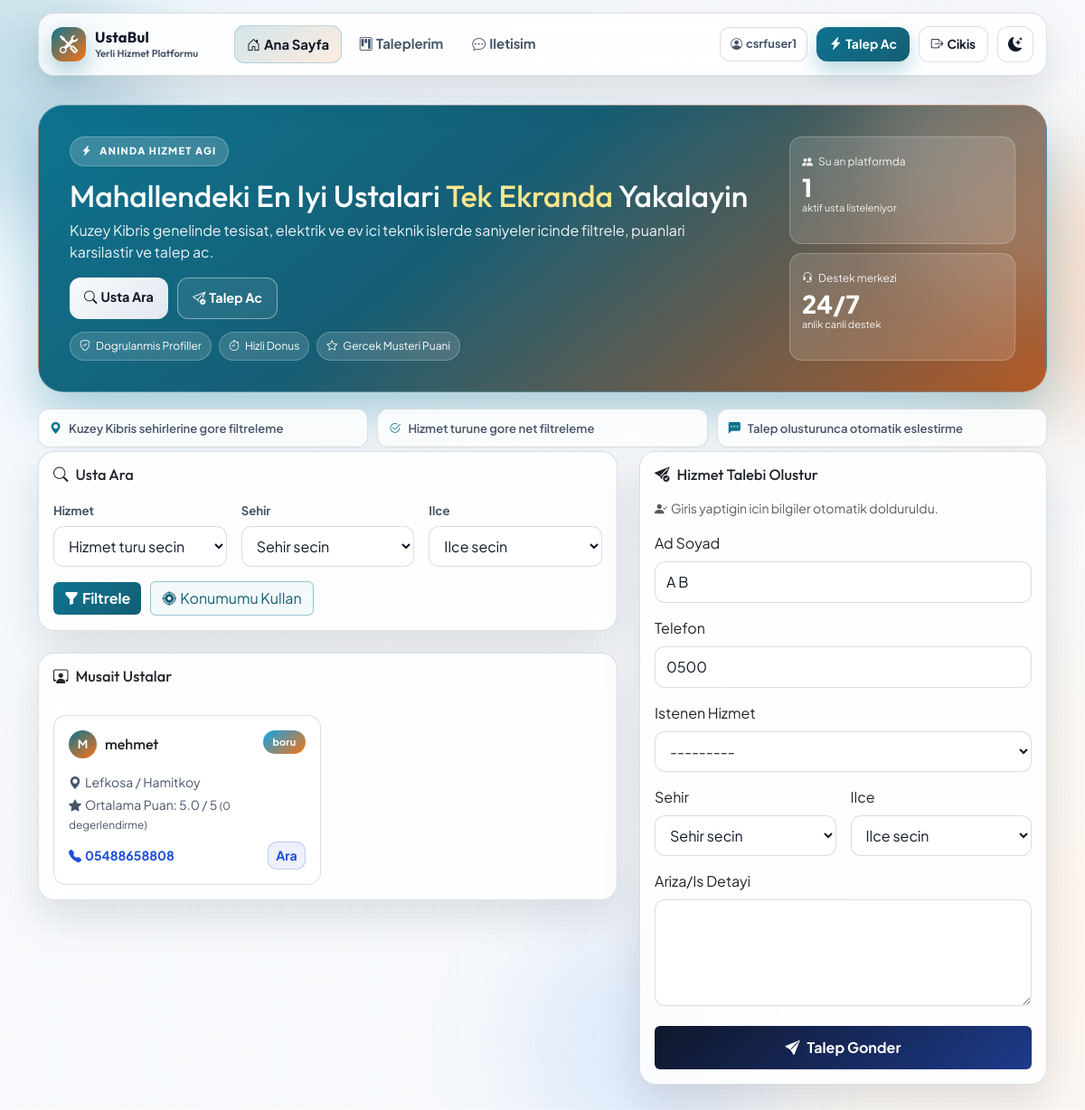
Screenshot of / (signed in) with the database file from the repository.
### Myapp/models.py (models this page shows, shortened)
class Provider(models.Model):
    full_name = models.CharField(max_length=120)
    service_type = models.ForeignKey(ServiceType, on_delete=models.CASCADE, related_name="providers")
    city = models.CharField(max_length=80)
    district = models.CharField(max_length=80)
    phone = models.CharField(max_length=20)
    latitude = models.DecimalField(max_digits=9, decimal_places=6, null=True, blank=True)
    longitude = models.DecimalField(max_digits=9, decimal_places=6, null=True, blank=True)
    rating = models.DecimalField(max_digits=2, decimal_places=1, default=5.0)
    is_available = models.BooleanField(default=True)
    description = models.TextField(blank=True)
    created_at = models.DateTimeField(auto_now_add=True)
    class Meta:
        ordering = ["-is_available", "-rating", "full_name"]

class ServiceType(models.Model):
    name = models.CharField(max_length=80, unique=True)
    slug = models.SlugField(unique=True)
    class Meta:
        ordering = ["name"]
    def __str__(self):
        return self.name

### Myapp/views.py (the view)
# urls.py: path('', views.index, name='index'),
def index(request):
    search_form = ServiceSearchForm(request.GET or None)
    providers_qs = (
        Provider.objects.filter(is_available=True)
        .select_related("service_type")
        .annotate(ratings_count=Count("ratings"))
    )
    location_used = False
    if search_form.is_valid():
        service_type = search_form.cleaned_data.get("service_type")
        city = (search_form.cleaned_data.get("city") or "").strip()
        district = (search_form.cleaned_data.get("district") or "").strip()
        user_latitude = search_form.cleaned_data.get("latitude")
        user_longitude = search_form.cleaned_data.get("longitude")
        if service_type:
            providers_qs = providers_qs.filter(service_type=service_type)
        if city:
            providers_qs = providers_qs.filter(city__icontains=city)
        if district:
            providers_qs = providers_qs.filter(district__icontains=district)
        providers = list(providers_qs[:100])
        if user_latitude is not None and user_longitude is not None:
            location_used = True
            for provider in providers:
                if provider.latitude is not None and provider.longitude is not None:
                    provider.distance_km = round(
                        haversine_km(
                            float(user_latitude),
                            float(user_longitude),
                            float(provider.latitude),
                            float(provider.longitude),
                        ),
                        1,
                    )
                else:
                    provider.distance_km = None
            providers.sort(
                key=lambda p: (
                    p.distance_km is None,
                    p.distance_km if p.distance_km is not None else 10**9,
                    -float(p.rating),
                )
            )
        else:
            for provider in providers:
                provider.distance_km = None
    else:
        providers = list(providers_qs[:12])
        for provider in providers:
            provider.distance_km = None
    request_form = ServiceRequestForm(initial=build_request_form_initial(request))
    context = {
        "search_form": search_form,
        "request_form": request_form,
        "providers": providers[:12],
        "location_used": location_used,
        "city_district_map_json": get_city_district_map_json(),
    }
    return render(request, "Myapp/index.html", context)

### Myapp/forms.py
class ServiceSearchForm(forms.Form):
    service_type = forms.ModelChoiceField(
        queryset=ServiceType.objects.all(),
        empty_label="Hizmet turu secin",
        required=False,
        label="Hizmet",
    )
    city = forms.ChoiceField(choices=[("", "Sehir secin")] + NC_CITY_CHOICES, required=False, label="Sehir")
    district = forms.ChoiceField(choices=[("", "Ilce secin")] + NC_DISTRICT_CHOICES, required=False, label="Ilce")
    latitude = forms.FloatField(required=False, widget=forms.HiddenInput())
    longitude = forms.FloatField(required=False, widget=forms.HiddenInput())

class ServiceRequestForm(forms.ModelForm):
    city = forms.ChoiceField(choices=[("", "Sehir secin")] + NC_CITY_CHOICES, label="Sehir")
    district = forms.ChoiceField(choices=[("", "Ilce secin")] + NC_DISTRICT_CHOICES, label="Ilce")
    class Meta:
        model = ServiceRequest
        fields = ["customer_name", "customer_phone", "service_type", "city", "district", "details"]
        labels = {
            "customer_name": "Ad Soyad",
            "customer_phone": "Telefon",
            "service_type": "Istenen Hizmet",
            "city": "Sehir",
            "district": "Ilce",
            "details": "Ariza/Is Detayi",
        }
        widgets = {
            "details": forms.Textarea(attrs={"rows": 4}),
        }

### Myapp/views.py (called while the page is built)
def build_request_form_initial(request):
    if not request.user.is_authenticated:
        return {}
    profile = getattr(request.user, "customer_profile", None)
    return {
        "customer_name": request.user.get_full_name() or request.user.username,
        "customer_phone": profile.phone if profile else "",
        "city": profile.city if profile else "",
        "district": profile.district if profile else "",
    }

def get_city_district_map_json():
    return json.dumps(NC_CITY_DISTRICT_MAP)

### Myapp/templates/Myapp/index.html (shortened to what this page needs)
{% extends "base.html" %}
{% block content %}
<section class="hero-spotlight reveal-up">
  <div class="hero-layout">
    <div class="hero-copy">
      <span class="hero-badge"><i class="bi bi-lightning-charge-fill"></i>ANINDA HIZMET AGI</span>
      <h1>Mahallendeki En Iyi Ustalari <span>Tek Ekranda</span> Yakalayin</h1>
      <p>Kuzey Kibris genelinde tesisat, elektrik ve ev ici teknik islerde saniyeler icinde filtrele, puanlari karsilastir ve talep ac.</p>
      <div class="hero-actions">
        <a class="btn hero-btn hero-btn-solid" href="#search-panel"><i class="bi bi-search me-1"></i>Usta Ara</a>
        <a class="btn hero-btn hero-btn-outline" href="#talep-form"><i class="bi bi-send-check me-1"></i>Talep Ac</a>
      </div>
      <div class="trust-ribbon">
        <span><i class="bi bi-shield-check"></i>Dogrulanmis Profiller</span>
        <span><i class="bi bi-stopwatch"></i>Hizli Donus</span>
        <span><i class="bi bi-star"></i>Gercek Musteri Puani</span>
      </div>
    </div>
    <aside class="hero-metrics">
      <div class="metric-card">
        <p class="metric-top"><i class="bi bi-people-fill"></i>Su an platformda</p>
        <p class="metric-value">{{ providers|length }}</p>
        <p class="metric-note">aktif usta listeleniyor</p>
      </div>
      <div class="metric-card">
        <p class="metric-top"><i class="bi bi-headset"></i>Destek merkezi</p>
        <p class="metric-value">24/7</p>
        <p class="metric-note">anlik canli destek</p>
      </div>
    </aside>
  </div>
</section>
<section class="status-strip reveal-up delay-1">
  <div class="status-item"><i class="bi bi-geo-alt-fill"></i>Kuzey Kibris sehirlerine gore filtreleme</div>
  <div class="status-item"><i class="bi bi-check2-circle"></i>Hizmet turune gore net filtreleme</div>
  <div class="status-item"><i class="bi bi-chat-left-dots-fill"></i>Talep olusturunca otomatik eslestirme</div>
</section>
<section class="row g-4 align-items-start">
  <div class="col-xl-7">
    <div class="card panel-card shadow-sm reveal-up delay-1" id="search-panel">
      <div class="card-body">
        <h2 class="h5 mb-3 section-title"><i class="bi bi-search me-2"></i>Usta Ara</h2>
        <form method="get" class="row g-3 search-form" id="search-form">
          <div class="col-lg-4">
            <label class="form-label">{{ search_form.service_type.label }}</label>
            {{ search_form.service_type }}
          </div>
          <div class="col-lg-4">
            <label class="form-label">{{ search_form.city.label }}</label>
            {{ search_form.city }}
          </div>
          <div class="col-lg-4">
            <label class="form-label">{{ search_form.district.label }}</label>
            {{ search_form.district }}
          </div>
          <div class="col-12 form-toolbar">
            <button type="submit" class="btn btn-primary btn-main"><i class="bi bi-funnel-fill me-1"></i>Filtrele</button>
            <button type="button" class="btn btn-outline-success btn-location" id="use-location-btn"><i class="bi bi-crosshair2 me-1"></i>Konumumu Kullan</button>
          </div>
        </form>
      </div>
    </div>
    <div class="card panel-card shadow-sm mt-4 reveal-up delay-2">
      <div class="card-body">
        <div class="d-flex align-items-center justify-content-between flex-wrap gap-2 mb-3">
          <h2 class="h5 mb-0 section-title"><i class="bi bi-person-workspace me-2"></i>Musait Ustalar</h2>
        </div>
        {% if providers %}
          <div class="row g-3 provider-grid">
            {% for provider in providers %}
              <div class="col-md-6 col-xl-6">
                <article class="provider-card p-3 h-100">
                  <div class="d-flex align-items-start justify-content-between mb-3">
                    <div class="provider-head">
                      <span class="avatar-dot">{{ provider.full_name|slice:":1"|upper }}</span>
                      <h3 class="h6 mb-0">{{ provider.full_name }}</h3>
                    </div>
                    <span class="pill">{{ provider.service_type.name }}</span>
                  </div>
                  <p class="small mb-1 provider-location"><i class="bi bi-geo-alt-fill me-1"></i>{{ provider.city }} / {{ provider.district }}</p>
                  <p class="small mb-1 provider-rating">
                    <i class="bi bi-star-fill me-1"></i>Ortalama Puan: {{ provider.rating }} / 5
                    <span class="rating-count">({{ provider.ratings_count }} degerlendirme)</span>
                  </p>
                  <div class="provider-bottom">
                    <p class="small mb-0 provider-phone"><i class="bi bi-telephone-fill me-1"></i><strong>{{ provider.phone }}</strong></p>
                    <a href="tel:{{ provider.phone }}" class="btn btn-sm provider-call-btn">Ara</a>
                  </div>
                </article>
              </div>
            {% endfor %}
          </div>
        {% else %}
          <p class="mb-0">Kriterlere uygun usta bulunamadi.</p>
        {% endif %}
      </div>
    </div>
  </div>
  <div class="col-xl-5">
    <div class="card panel-card shadow-sm sticky-form reveal-up delay-3" id="talep-form">
      <div class="card-body">
        <h2 class="h5 mb-3 section-title"><i class="bi bi-send-check-fill me-2"></i>Hizmet Talebi Olustur</h2>
        {% if request.user.is_authenticated %}
          <p class="small text-muted mb-3"><i class="bi bi-person-check-fill me-1"></i>Giris yaptigin icin bilgiler otomatik dolduruldu.</p>
        {% endif %}
        <form method="post" action="{% url 'create_request' %}" class="row g-3" id="request-form">
          <div class="col-12">
            <label class="form-label">{{ request_form.customer_name.label }}</label>
            {{ request_form.customer_name }}
          </div>
          <div class="col-12">
            <label class="form-label">{{ request_form.customer_phone.label }}</label>
            {{ request_form.customer_phone }}
          </div>
          <div class="col-12">
            <label class="form-label">{{ request_form.service_type.label }}</label>
            {{ request_form.service_type }}
          </div>
          <div class="col-md-6">
            <label class="form-label">{{ request_form.city.label }}</label>
            {{ request_form.city }}
          </div>
          <div class="col-md-6">
            <label class="form-label">{{ request_form.district.label }}</label>
            {{ request_form.district }}
          </div>
          <div class="col-12">
            <label class="form-label">{{ request_form.details.label }}</label>
            {{ request_form.details }}
          </div>
          <div class="col-12">
            <button type="submit" class="btn btn-dark w-100 btn-main-dark"><i class="bi bi-send-fill me-2"></i>Talep Gonder</button>
          </div>
        </form>
      </div>
    </div>
  </div>
</section>
{% endblock %}

### templates/base.html (shortened to what this page needs)
{% load static %}
<!doctype html>
<html lang="tr" data-theme="light">
<head>
  <link href="https://cdn.jsdelivr.net/npm/bootstrap@5.3.8/dist/css/bootstrap.min.css" rel="stylesheet">
  <link rel="stylesheet" href="https://cdn.jsdelivr.net/npm/bootstrap-icons@1.11.3/font/bootstrap-icons.min.css">
  <link rel="stylesheet" href="{% static 'css/style.css' %}">
</head>
<body>
<div class="bg-orb orb-a"></div>
<div class="bg-orb orb-b"></div>
<header class="site-header fixed-top">
  <div class="container">
    <nav class="navbar navbar-expand-lg site-nav">
      <a class="navbar-brand site-brand" href="{% url 'index' %}">
        <span class="site-brand-mark"><i class="bi bi-tools"></i></span>
        <span class="site-brand-copy">
          <strong>UstaBul</strong>
          <small>Yerli Hizmet Platformu</small>
        </span>
      </a>
      <div class="collapse navbar-collapse" id="siteNav">
        <div class="navbar-nav nav-links ms-lg-4">
          <a class="nav-link {% if request.path == '/' %}active{% endif %}" href="{% url 'index' %}"><i class="bi bi-house-door me-1"></i>Ana Sayfa</a>
          {% if request.user.is_authenticated %}
            <a class="nav-link {% if request.path == '/taleplerim/' %}active{% endif %}" href="{% url 'my_requests' %}"><i class="bi bi-kanban me-1"></i>Taleplerim</a>
          {% endif %}
          <a class="nav-link {% if request.path == '/contact/' %}active{% endif %}" href="{% url 'contact' %}"><i class="bi bi-chat-dots me-1"></i>Iletisim</a>
        </div>
        <div class="nav-tools ms-lg-auto">
          {% if request.user.is_authenticated %}
            <span class="user-chip d-none d-md-inline-flex"><i class="bi bi-person-circle me-1"></i>{{ request.user.username }}</span>
            <a class="btn nav-cta-btn d-none d-md-inline-flex" href="{% url 'index' %}#talep-form">
              <i class="bi bi-lightning-charge-fill me-1"></i>Talep Ac
            </a>
            <form method="post" action="{% url 'logout' %}" class="logout-form">
              <button type="submit" class="btn nav-ghost-btn"><i class="bi bi-box-arrow-right me-1"></i>Cikis</button>
            </form>
          {% else %}
            <a class="btn nav-ghost-btn" href="{% url 'login' %}"><i class="bi bi-box-arrow-in-right me-1"></i>Giris</a>
            <a class="btn nav-cta-btn" href="{% url 'signup' %}"><i class="bi bi-person-plus-fill me-1"></i>Kayit Ol</a>
          {% endif %}
          <button type="button" class="theme-toggle-btn" id="theme-toggle-btn" aria-label="Temayi degistir">
          </button>
        </div>
      </div>
    </nav>
  </div>
</header>
<main class="container site-main">
  {% block content %}{% endblock %}
</main>
</body>
</html>

### rows the page displays
Provider: full_name "M", full_name "mehmet", service_type.name "boru", city "Lefkosa", district "Hamitkoy", rating "5.0", ratings_count "0", phone "05488658808"

### other values shown
{{ request.user.username }} "csrfuser1"
{{ providers|length }} "1"
{{ search_form.service_type.label }} "Hizmet"
{{ search_form.city.label }} "Sehir"
{{ search_form.district.label }} "Ilce"
{{ request_form.customer_name.label }} "Ad Soyad"
{{ request_form.customer_phone.label }} "Telefon"
{{ request_form.service_type.label }} "Istenen Hizmet"
{{ request_form.city.label }} "Sehir"
{{ request_form.district.label }} "Ilce"
{{ request_form.details.label }} "Ariza/Is Detayi"
